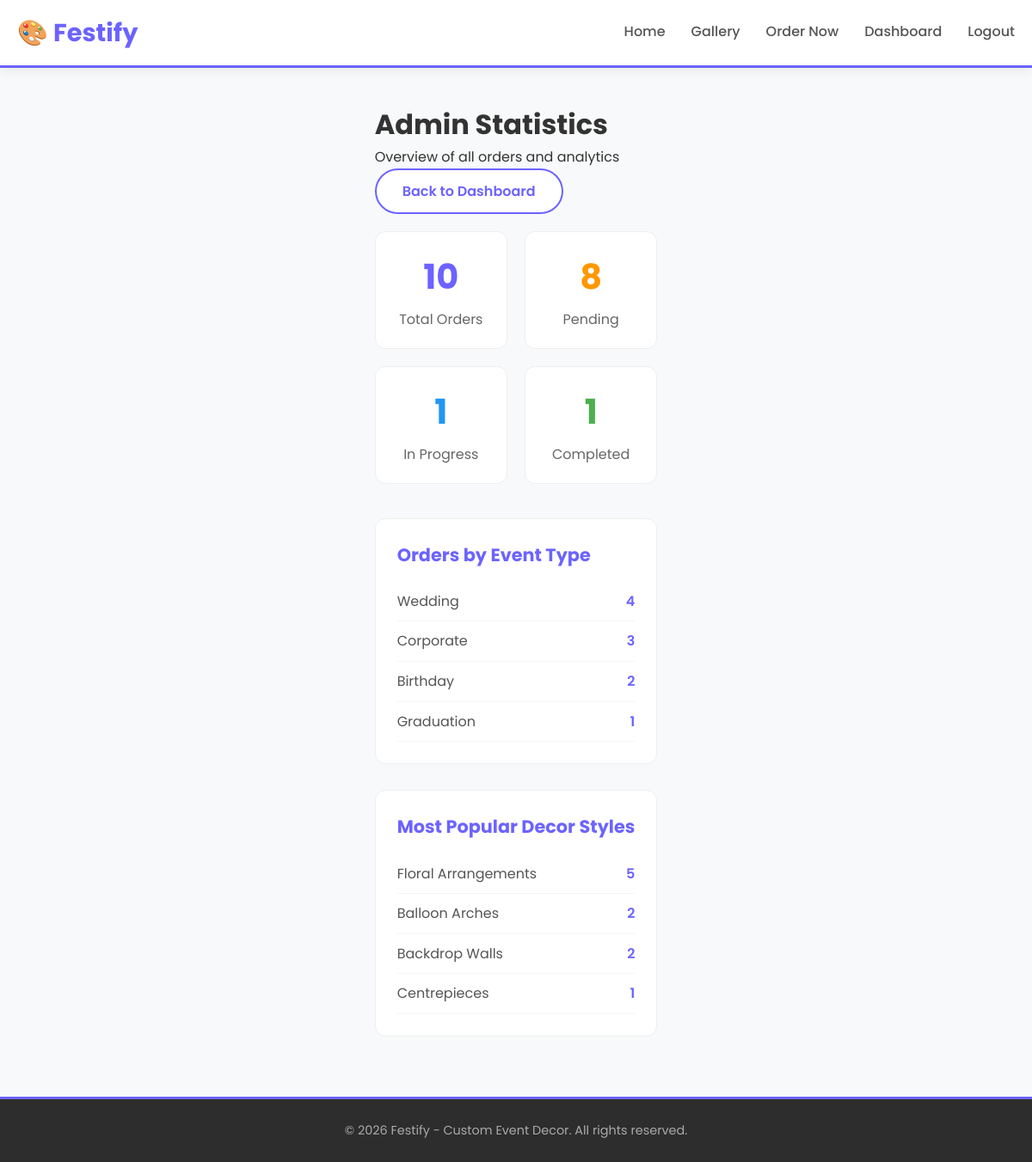
The app's page /admin/stats (signed in) with its own data.
### tables this page shows
CREATE TABLE orders (
            id INTEGER PRIMARY KEY AUTOINCREMENT,
            customer_name TEXT NOT NULL,
            email TEXT NOT NULL,
            phone TEXT,
            event_type TEXT NOT NULL,
            decor_style TEXT NOT NULL,
            color_scheme TEXT,
            event_date TEXT NOT NULL,
            venue TEXT,
            special_requests TEXT,
            order_date TEXT NOT NULL
        , status TEXT DEFAULT 'Pending');

### app.py (the view)
@app.route("/admin/stats")
def admin_stats():
    if not session.get('logged_in'):
        return redirect("/login")
    connection = sqlite3.connect(DATABASE)
    cursor = connection.cursor()
    cursor.execute("SELECT COUNT(*) FROM orders")
    total_orders = cursor.fetchone()[0]
    cursor.execute("SELECT COUNT(*) FROM orders WHERE status = 'Pending'")
    pending_count = cursor.fetchone()[0]
    cursor.execute("SELECT COUNT(*) FROM orders WHERE status = 'In Progress'")
    progress_count = cursor.fetchone()[0]
    cursor.execute("SELECT COUNT(*) FROM orders WHERE status = 'Completed'")
    completed_count = cursor.fetchone()[0]
    cursor.execute("""
        SELECT event_type, COUNT(*) FROM orders
        GROUP BY event_type
        ORDER BY COUNT(*) DESC
    """)
    event_counts = cursor.fetchall()
    cursor.execute("""
        SELECT decor_style, COUNT(*) FROM orders
        GROUP BY decor_style
        ORDER BY COUNT(*) DESC
        LIMIT 5
    """)
    popular_decor = cursor.fetchall()
    connection.close()
    return render_template("admin_stats.html",
                         total_orders=total_orders,
                         pending_count=pending_count,
                         progress_count=progress_count,
                         completed_count=completed_count,
                         event_counts=event_counts,
                         popular_decor=popular_decor)

### templates/admin_stats.html (shortened to what this page needs)
<!DOCTYPE html>
<html>
<head>
    <link rel="stylesheet" href="{{ url_for('static', filename='style.css') }}">
</head>
<body>
    <nav class="navbar">
        <div class="nav-container">
            <a href="/" class="nav-logo">🎨 Festify</a>
            <div class="nav-links">
                <a href="/">Home</a>
                <a href="/decor">Gallery</a>
                <a href="/order">Order Now</a>
                <a href="/admin">Dashboard</a>
                <a href="/logout">Logout</a>
            </div>
        </div>
    </nav>
    <div class="container">
        <div class="admin-header">
            <h1>Admin Statistics</h1>
            <p>Overview of all orders and analytics</p>
            <a href="/admin" class="btn btn-secondary">Back to Dashboard</a>
        </div>
        <div class="stats-grid">
            <div class="stat-card">
                <span class="stat-number">{{ total_orders }}</span>
                <p>Total Orders</p>
            </div>
            <div class="stat-card pending">
                <span class="stat-number">{{ pending_count }}</span>
                <p>Pending</p>
            </div>
            <div class="stat-card progress">
                <span class="stat-number">{{ progress_count }}</span>
                <p>In Progress</p>
            </div>
            <div class="stat-card completed">
                <span class="stat-number">{{ completed_count }}</span>
                <p>Completed</p>
            </div>
        </div>
        <div class="stats-section">
            <h2>Orders by Event Type</h2>
            <ul class="stats-list">
                {% for event, count in event_counts %}
                <li>
                    <span class="stats-label">{{ event }}</span>
                    <span class="stats-value">{{ count }}</span>
                </li>
                {% endfor %}
            </ul>
        </div>
        <div class="stats-section">
            <h2>Most Popular Decor Styles</h2>
            <ul class="stats-list">
                {% for style, count in popular_decor %}
                <li>
                    <span class="stats-label">{{ style }}</span>
                    <span class="stats-value">{{ count }}</span>
                </li>
                {% endfor %}
            </ul>
        </div>
    </div>
    <footer>
        <p>&copy; 2026 Festify - Custom Event Decor. All rights reserved.</p>
    </footer>
</body>
</html>

### static/style.css (style rules this page uses)
* { margin: 0; padding: 0; box-sizing: border-box; }
body { font-family: 'Poppins', sans-serif; background: #f8f9fa; color: #333; min-height: 100vh; display: flex; flex-direction: column; line-height: 1.6; }
a { text-decoration: none; color: inherit; }
.container { max-width: 1200px; margin: 0 auto; padding: 40px 20px; flex: 1; }
.navbar { background: white; box-shadow: 0 2px 15px rgba(0, 0, 0, 0.08); padding: 15px 0; position: sticky; top: 0; z-index: 1000; border-bottom: 3px solid #6C63FF; }
.nav-container { max-width: 1200px; margin: 0 auto; padding: 0 20px; display: flex; justify-content: space-between; align-items: center; flex-wrap: wrap; gap: 15px; }
.nav-logo { font-size: 1.8rem; font-weight: 700; color: #6C63FF; transition: transform 0.3s; }
.nav-links { display: flex; gap: 30px; align-items: center; flex-wrap: wrap; }
.nav-links a { color: #555; font-weight: 500; transition: color 0.3s; padding: 5px 0; border-bottom: 2px solid transparent; }
.btn { display: inline-block; padding: 12px 30px; border-radius: 30px; font-weight: 600; transition: all 0.3s ease; border: none; cursor: pointer; font-size: 1rem; font-family: inherit; text-align: center; }
.btn-secondary { background: white; color: #6C63FF; border: 2px solid #6C63FF; }
footer { background: #2d2d2d; color: #aaa; text-align: center; padding: 25px 20px; margin-top: auto; font-size: 0.9rem; border-top: 3px solid #6C63FF; }
.stats-grid { display: grid; grid-template-columns: repeat(auto-fit, minmax(150px, 1fr)); gap: 20px; margin: 20px 0 40px 0; }
.stat-card { background: white; padding: 20px; border-radius: 12px; text-align: center; border: 1px solid #eee; }
.stat-number { font-size: 2.5rem; font-weight: 700; color: #6C63FF; display: block; }
.stat-card.pending .stat-number { color: #ff9800; }
.stat-card.progress .stat-number { color: #2196F3; }
.stat-card.completed .stat-number { color: #4CAF50; }
.stat-card p { color: #666; margin: 5px 0 0 0; }
.stats-section { background: white; padding: 25px; border-radius: 12px; border: 1px solid #eee; margin-bottom: 30px; }
.stats-section h2 { color: #6C63FF; font-size: 1.3rem; margin-bottom: 15px; }
.stats-list { list-style: none; padding: 0; margin: 0; }
.stats-list li { display: flex; justify-content: space-between; padding: 10px 0; border-bottom: 1px solid #f5f5f5; }
.stats-list .stats-label { color: #555; }
.stats-list .stats-value { font-weight: 600; color: #6C63FF; }

### records on screen
orders: event_type "Corporate", id "3"
orders: decor_style "Balloon Arches", id "2"

### other values on screen
{{ total_orders }} "10"
{{ pending_count }} "8"
{{ progress_count }} "1"
{{ completed_count }} "1"
{{ event }} "Wedding" "Birthday" "Graduation"
{{ count }} "4" "2" "1"
{{ style }} "Floral Arrangements" "Backdrop Walls" "Centrepieces"
{{ count }} "5" "2" "1"
